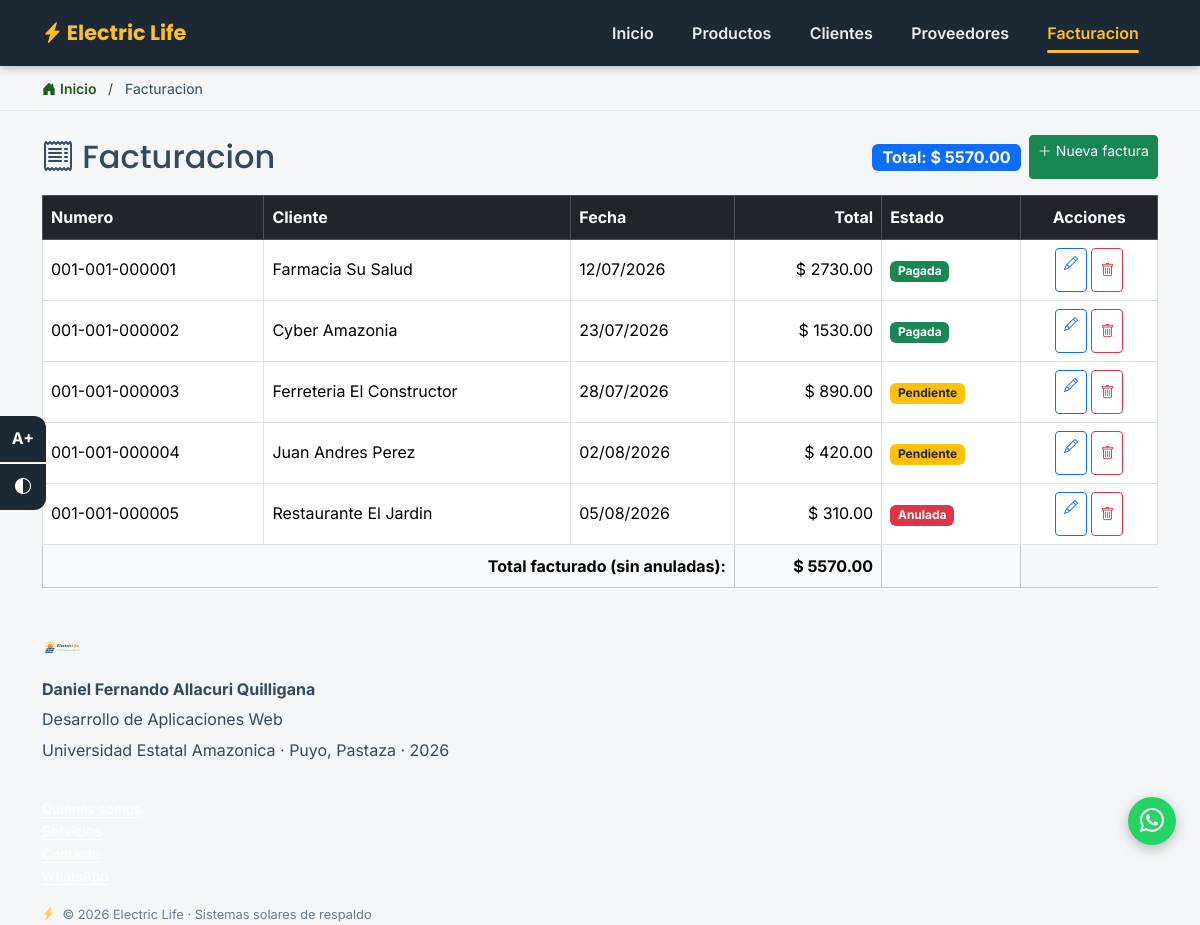
/facturacion, run on the app's committed database.
### tables this page shows
CREATE TABLE facturas (
            id      INTEGER PRIMARY KEY AUTOINCREMENT,
            numero  TEXT NOT NULL,
            cliente TEXT NOT NULL,
            fecha   DATE NOT NULL,
            total   REAL NOT NULL,
            estado  TEXT NOT NULL
        );

### app.py (the view)
@app.route("/facturacion")
def facturacion():
    return render_template("facturacion.html", titulo="Facturacion",
                           facturas=db.listar_facturas(),
                           total_facturado=db.total_facturado())

### db.py (called while the page is built)
def conectar():
    os.makedirs(CARPETA_DATOS, exist_ok=True)
    conn = sqlite3.connect(RUTA_BD, detect_types=sqlite3.PARSE_DECLTYPES)
    conn.row_factory = sqlite3.Row
    return conn

def listar_facturas():
    conn = conectar()
    cursor = conn.cursor()
    cursor.execute("SELECT * FROM facturas ORDER BY id")
    facturas = cursor.fetchall()
    conn.close()
    return facturas

def total_facturado():
    conn = conectar()
    cursor = conn.cursor()
    cursor.execute("SELECT COALESCE(SUM(total), 0) FROM facturas WHERE estado != ?",
                   ("Anulada",))
    total = cursor.fetchone()[0]
    conn.close()
    return total

### templates/facturacion.html (shortened to what this page needs)
{% extends "base.html" %}
{% from "components/macros.html" import badge_estado %}
{% block content %}
<div class="d-flex justify-content-between align-items-center mb-3 flex-wrap gap-2">
  <h2 class="mb-0"><i class="bi bi-receipt"></i> Facturacion</h2>
  <div class="d-flex align-items-center gap-2">
    <span class="badge bg-primary fs-6">Total: $ {{ "%.2f"|format(total_facturado) }}</span>
    <a href="{{ url_for('factura_nueva') }}" class="btn btn-success btn-sm">
      <i class="bi bi-plus-lg me-1" aria-hidden="true"></i>Nueva factura
    </a>
  </div>
</div>
<div class="table-responsive">
  <table class="table table-bordered align-middle">
    <thead class="table-dark">
      <tr><th>Numero</th><th>Cliente</th><th>Fecha</th><th class="text-end">Total</th><th>Estado</th>
          <th class="text-center">Acciones</th></tr>
    </thead>
    <tbody>
      {% for f in facturas %}
      <tr>
        <td>{{ f.numero }}</td>
        <td>{{ f.cliente }}</td>
        <td>{{ f.fecha.strftime('%d/%m/%Y') }}</td>
        <td class="text-end">$ {{ "%.2f"|format(f.total) }}</td>
        <td>{{ badge_estado(f.estado) }}</td>
        <td class="text-center text-nowrap">
          <a href="{{ url_for('factura_editar', id=f.id) }}"
             class="btn btn-outline-primary btn-sm" title="Editar {{ f.numero }}">
            <i class="bi bi-pencil" aria-hidden="true"></i>
          </a>
          <form method="post" action="{{ url_for('factura_eliminar', id=f.id) }}"
                class="d-inline"
                onsubmit="return confirm('Eliminar la factura {{ f.numero }}?');">
            <button type="submit" class="btn btn-outline-danger btn-sm"
                    title="Eliminar {{ f.numero }}">
              <i class="bi bi-trash" aria-hidden="true"></i>
            </button>
          </form>
        </td>
      </tr>
      {% endfor %}
    </tbody>
    <tfoot>
      <tr class="table-light fw-bold">
        <td colspan="3" class="text-end">Total facturado (sin anuladas):</td>
        <td class="text-end">$ {{ "%.2f"|format(total_facturado) }}</td>
        <td></td>
      </tr>
    </tfoot>
  </table>
</div>
{% endblock %}

### templates/components/macros.html
{% macro badge_estado(estado) %}
  {% if estado in ['Activo', 'Pagada'] %}
    <span class="badge bg-success">{{ estado }}</span>
  {% elif estado in ['Pendiente'] %}
    <span class="badge bg-warning text-dark">{{ estado }}</span>
  {% else %}
    <span class="badge bg-danger">{{ estado }}</span>
  {% endif %}
{% endmacro %}

### static/css/style.css (style rules this page uses)
:root { --verde: #2e7d32; --verde-claro: #43a047; --verde-oscuro: #1b5e20; --amarillo: #fbc02d; --amarillo-oscuro: #8a6500; --oscuro: #1c2833; --gris-bg: #f4f6f7; --blanco: #ffffff; --texto: #34495e; --texto-fuerte: #263238; --sombra: 0 4px 18px rgba(0,0,0,0.10); --foco: #0b5ed7; --error: #b02a37; --exito: #146c43; --radio: 12px; }
*, *::before, *::after { box-sizing: border-box; }
html { scroll-behavior: smooth; scroll-padding-top: 90px; }
body { font-family: 'Inter', system-ui, -apple-system, 'Segoe UI', sans-serif; color: var(--texto); background-color: var(--gris-bg); line-height: 1.65; }
h1, h2, h3, h4, h5 { font-family: 'Poppins', 'Inter', sans-serif; }
.btn, .social-btn, .navbar-toggler { min-height: 44px; }

### data on the page
facturas: numero "001-001-000001", cliente "Farmacia Su Salud", fecha "12/07/2026", total "2730.00", estado "Pagada"
facturas: numero "001-001-000002", cliente "Cyber Amazonia", fecha "23/07/2026", total "1530.00", estado "Pagada"
facturas: numero "001-001-000003", cliente "Ferreteria El Constructor", fecha "28/07/2026", total "890.00", estado "Pendiente"
facturas: numero "001-001-000004", cliente "Juan Andres Perez", fecha "02/08/2026", total "420.00", estado "Pendiente"
facturas: numero "001-001-000005", cliente "Restaurante El Jardin", fecha "05/08/2026", total "310.00", estado "Anulada"

### other printed values
{{ titulo }} "Facturacion"
{{ "%.2f"|format(total_facturado) }} "5570.00"
